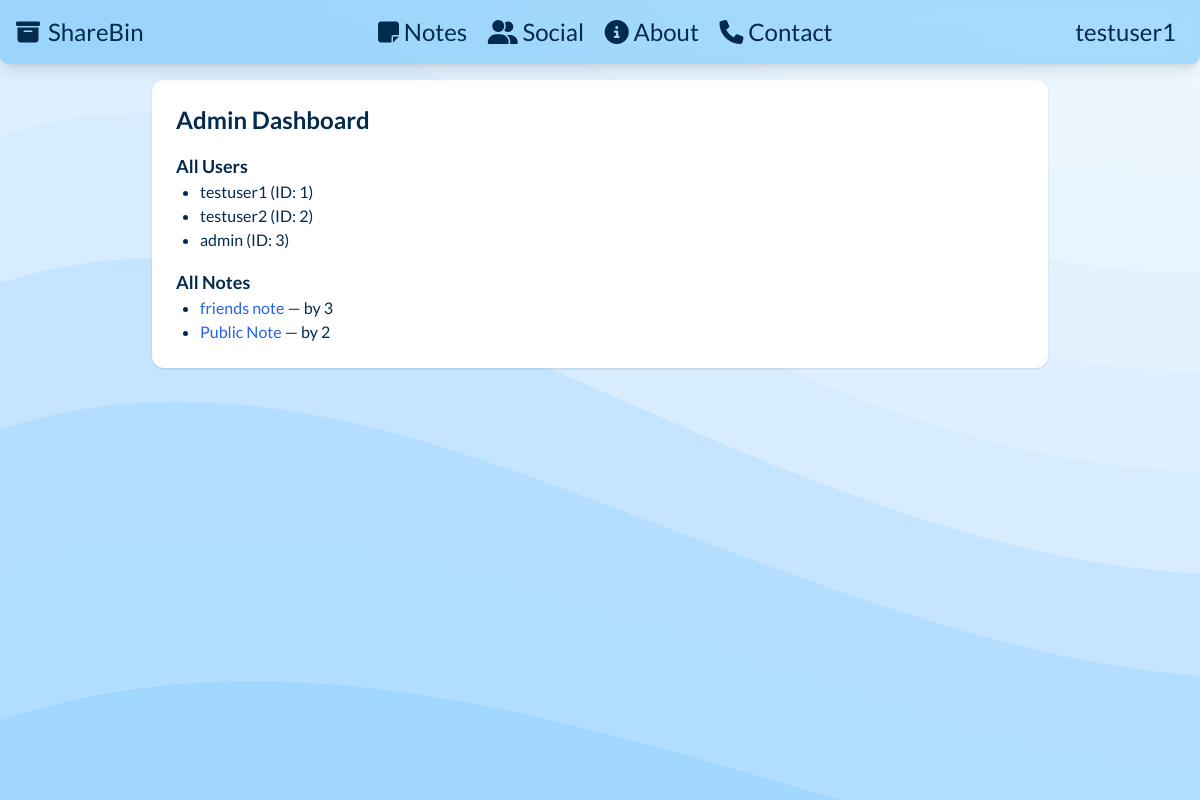
The page /admin (signed in) on the database its author committed.
### tables this page shows
CREATE TABLE users (
            id INTEGER PRIMARY KEY AUTOINCREMENT,
            username TEXT,
            password TEXT,
            email TEXT,
            created_at TIMESTAMP DEFAULT CURRENT_TIMESTAMP
        );

CREATE TABLE notes (
            id INTEGER PRIMARY KEY AUTOINCREMENT,
            user TEXT,
            title TEXT,
            content TEXT,
            is_private INTEGER,
            visibility TEXT CHECK(visibility IN ('public', 'private', 'friends')),
            file_path TEXT,
            created_at TIMESTAMP DEFAULT CURRENT_TIMESTAMP
        );

### app.py (the view)
@app.route('/admin')
def admin_dashboard():
    if 'username' not in session:
        return redirect('/login')
    conn = get_db()
    c = conn.cursor()
    c.execute("SELECT * FROM users")
    users = c.fetchall()
    c.execute("SELECT * FROM notes")
    notes = c.fetchall()
    conn.close()
    return render_template('admin.html', users=users, notes=notes, user=session.get('username'))

### app.py (called while the page is built)
def get_db():
    conn = sqlite3.connect(DATABASE)
    return conn

### templates/admin.html
{% extends "base.html" %} {% block content %}
<div class="max-w-4xl mx-auto bg-white p-6 rounded-xl shadow">
  <h2 class="text-2xl font-bold mb-4">Admin Dashboard</h2>
  <h3 class="text-lg font-semibold mt-4">All Users</h3>
  <ul class="list-disc pl-6">
    {% for user in users %}
    <li>{{ user[1] }} (ID: {{ user[0] }})</li>
    {% endfor %}
  </ul>
  <h3 class="text-lg font-semibold mt-4">All Notes</h3>
  <ul class="list-disc pl-6">
    {% for note in notes %}
    <li>
      <a href="/notes/{{ note[0] }}" class="text-blue-600 hover:underline"
        >{{ note[2] }}</a
      >
      — by {{ note[1] }}
    </li>
    {% endfor %}
  </ul>
</div>
{% endblock %}

### templates/base.html (shortened to what this page needs)
<!DOCTYPE html>
<html>
  <head>
    <script src="https://cdn.tailwindcss.com"></script>
  </head>
  <body
    class="font-[lato] text-congress-blue-950 bg-congress-blue-100 scroll-smooth"
  >
    <header>
      <nav
        class="bg-congress-blue-500/30 backdrop-blur-lg rounded-b-lg shadow-lg p-4 flex flex-row w-full fixed top-0 z-50"
      >
        <div class="container justify-start text-2xl w-fit">
          <a
            href="/"
            class="flex items-center hover:text-gray-200 hover:text-shadow-lg transition-all duration-150 ease-in-out w-fit"
          >
            <i class="fa-solid fa-box-archive pr-2"></i>
            <h1 class="text-2xl">ShareBin</h1>
          </a>
        </div>
        <div class="container justify-center text-2xl w-fit mx-auto">
          <a
            href="/notes"
            class="p-2 hover:text-gray-200 transition-all duration-150 ease-in-out w-fit"
            ><i class="fa fa-sticky-note"></i> Notes</a
          >
          <a
            href="/social"
            class="p-2 hover:text-gray-200 transition-all duration-150 ease-in-out w-fit"
          >
            <i class="fa-solid fa-user-group"></i> Social</a
          >
          <a
            href="/about"
            class="p-2 hover:text-gray-200 transition-all duration-150 ease-in-out w-fit"
            ><i class="fa-solid fa-circle-info"></i> About</a
          >
          <a
            href="/contact"
            class="p-2 hover:text-gray-200 transition-all duration-150 ease-in-out w-fit"
          >
            <i class="fa-solid fa-phone"></i> Contact</a
          >
        </div>
        <div class="container justify-end text-2xl w-fit">
          {% if user %}
          <a
            href="/profile"
            class="p-2 hover:text-gray-200 transition-all duration-150 ease-in-out w-fit"
            >{{ user }}</a
          >
          {% else %}
          <a
            href="/login"
            class="p-2 hover:text-gray-200 transition-all duration-150 ease-in-out w-fit"
            >Log In <span aria-hidden="true">&rarr;</span></a
          >
          {% endif %}
        </div>
      </nav>
    </header>
    <section
      class="w-full min-h-fit h-screen pt-[10vh] bg-custom-pattern bg-cover bg-repeat-y bg-fixed"
    >
      {% block content %}{% endblock %}
    </section>
  </body>
</html>

### rows shown on the page
users: username "testuser1", id "1"
users: username "testuser2", id "2"
users: username "admin", id "3"
notes: title "friends note", user "3"
notes: title "Public Note", user "2"
